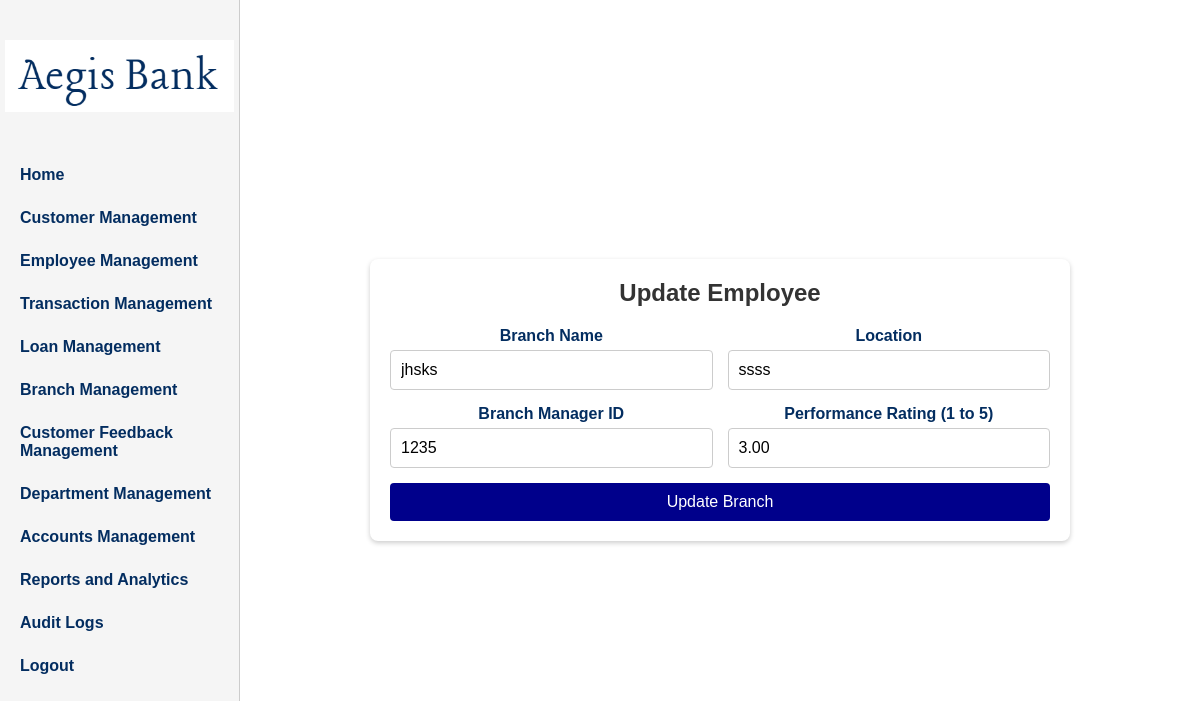
/adminpages/BranchManagement/update_branch.php?branchID=102 (signed in), run on the app's committed database.
### tables this page shows
CREATE TABLE `branch` (
  `branchID` int(11) NOT NULL,
  `branchName` varchar(100) NOT NULL,
  `location` varchar(255) NOT NULL,
  `branchManagerID` int(11) DEFAULT NULL,
  `performanceRating` decimal(3,2) DEFAULT NULL
);

### adminpages/BranchManagement/update_branch.php (the view, shortened to what this page needs)
<?php
include '../../connection.php';
$branchID = isset($_GET['branchID']) ? mysqli_real_escape_string($conn, $_GET['branchID']) : '';
$branch = null;
if ($branchID) {
    $result = mysqli_query($conn, "SELECT * FROM branch WHERE branchID = '$branchID'");
    if ($result) {
        $branch = mysqli_fetch_assoc($result);
    } else {
        $message = "Error fetching branch details: " . mysqli_error($conn);
    }
}
?>
<!DOCTYPE html>
<html lang="en">
<head>
    <link rel="stylesheet" href="../../css/adminpages.css">
</head>
<body>
    <div id="main">
        <header class="header">
            <div id="logo" style="padding-top: 20px;">
                <img src="../../logo.png" alt="Bank Logo">
            </div>
            <nav class="nav-links">
                <a href="../adminhome.php">Home</a>
                <a href="../manage_users.php">Customer Management</a>
                <a href="../manage_employees.php">Employee Management</a>
                <a href="../manage_transaction.php">Transaction Management</a>
                <a href="../manage_loan.php">Loan Management</a>
                <a href="../manage_branch.php">Branch Management</a>
                <a href="../manage_support.php">Customer Feedback Management</a>
                <a href="../manage_department.php">Department Management</a>
                <a href="../manage_account.php">Accounts Management</a>
                <a href="../manage_reports.php">Reports and Analytics</a>
                <a href="../manage_audit_logs.php">Audit Logs</a>
                <a href="../admin_logout.php">Logout</a>
            </nav>
        </header>
        <div class="user-info">
            <div class="card">
                <h2>Update Employee</h2>
                <form class="form" method="POST" action="">
                <?php if ($branch): ?>
                <form class="form" method="POST" action="">
                    <div>
                        <label for="branchName">Branch Name</label>
                        <input type="text" id="branchName" name="branchName" value="<?= htmlspecialchars($branch['branchName']); ?>" required>
                    </div>
                    <div>
                        <label for="location">Location</label>
                        <input type="text" id="location" name="location" value="<?= htmlspecialchars($branch['location']); ?>" required>
                    </div>
                    <div>
                        <label for="branchManagerID">Branch Manager ID</label>
                        <input type="text" id="branchManagerID" name="branchManagerID" value="<?= htmlspecialchars($branch['branchManagerID']); ?>" required>
                    </div>
                    <div>
                        <label for="performanceRating">Performance Rating (1 to 5)</label>
                        <input type="number" id="performanceRating" name="performanceRating" step="0.1" min="1" max="5" value="<?= htmlspecialchars($branch['performanceRating']); ?>" required>
                    </div>
                    <button type="submit" name="update">Update Branch</button>
                </form>
                <?php else: ?>
                    <p class="message">No branch found.</p>
                <?php endif; ?>
            </div>
        </div>
    </div>
</body>
</html>

### css/adminpages.css (style rules this page uses)
* { margin: 0; padding: 0; box-sizing: border-box; font-family: 'Gill Sans', sans-serif; }
html, body { height: 100%; width: 100%; }
#main { height: 100%; width: 100%; display: flex; background-color: whitesmoke; }
.header { height: 100%; width: 20%; background-color: whitesmoke; display: flex; flex-direction: column; align-items: center; padding-top: 20px; border-right: 1px solid #ccc; }
#logo { width: 96%; text-align: center; margin-bottom: 20px; }
#logo img { width: 100%; height: auto; object-fit: contain; }
.nav-links { display: flex; flex-direction: column; align-items: flex-start; gap: 25px; margin-top: 20px; padding-left: 20px; padding-top: 10px; }
.nav-links a { color: #032D60; font-weight: bold; text-decoration: none; font-size: 16px; text-align: left; }
.user-info { flex: 1; background-color: white; display: flex; flex-direction: column; justify-content: center; align-items: center; text-align: center; color: #032D60; padding: 40px; }

### adminpages/BranchManagement/update_branch.php (style rules this page uses)
body { font-family: Arial, sans-serif; background-color: #f4f4f9; margin: 0; padding: 0; }
.card { max-width: 700px; margin: 50px auto; background: #fff; padding: 20px; box-shadow: 0 2px 5px rgba(0, 0, 0, 0.2); border-radius: 8px; }
.card h2 { margin-bottom: 20px; font-size: 24px; color: #333; text-align: center; }
.form { display: flex; flex-wrap: wrap; gap: 15px; }
.form div { flex: 1 1 calc(50% - 15px); }
.form label { display: block; font-weight: bold; margin-bottom: 5px; }
.form input { width: 100%; padding: 10px; font-size: 16px; border: 1px solid #ccc; border-radius: 4px; }
.form button { width: 100%; padding: 10px; font-size: 16px; background-color: darkblue; color: #fff; border: none; border-radius: 4px; cursor: pointer; }

### data on the page
branch: branchName "jhsks", location "ssss", branchManagerID "1235", performanceRating "3.00"
